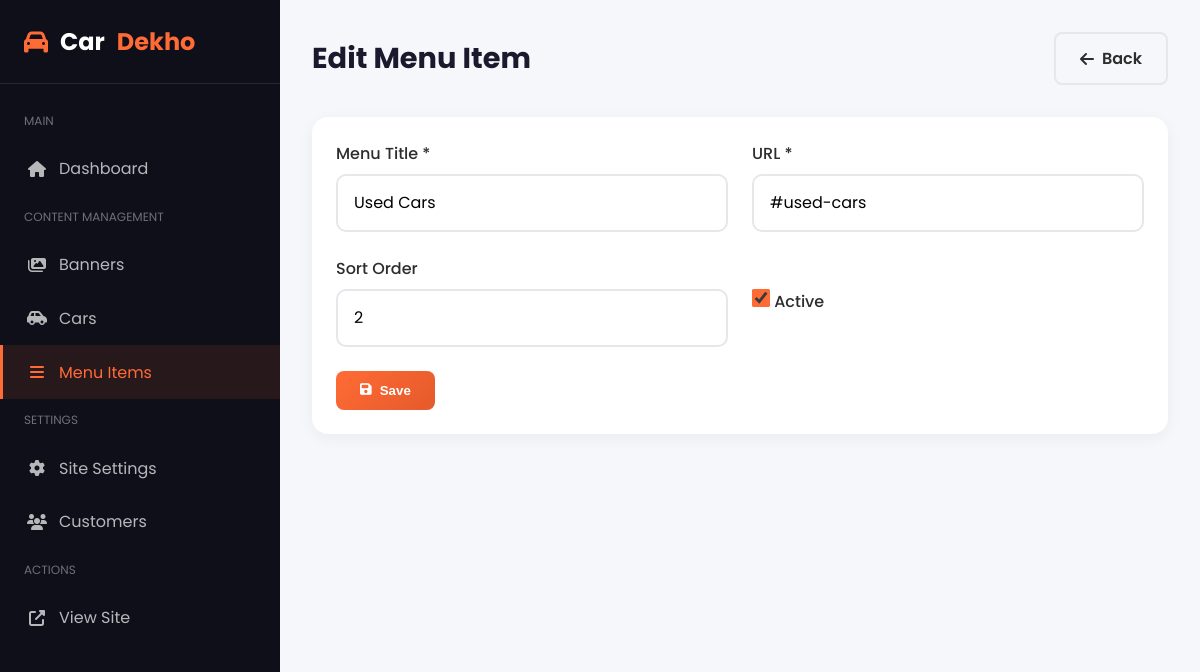
The app's page /menu.php?action=edit&id=2 with its own data.
### tables this page shows
CREATE TABLE IF NOT EXISTS menu_items (
    id INT AUTO_INCREMENT PRIMARY KEY,
    title VARCHAR(100) NOT NULL,
    url VARCHAR(255) NOT NULL,
    sort_order INT DEFAULT 0,
    is_active TINYINT(1) DEFAULT 1,
    created_at TIMESTAMP DEFAULT CURRENT_TIMESTAMP,
    updated_at TIMESTAMP DEFAULT CURRENT_TIMESTAMP ON UPDATE CURRENT_TIMESTAMP
);

### menu.php (the view, shortened to what this page needs)
<?php
$db = getDB();
$action = $_GET['action'] ?? 'list';
$id = $_GET['id'] ?? null;
$message = '';
$messageType = '';
$editItem = null;
if ($action === 'edit' && $id) {
    $stmt = $db->prepare("SELECT * FROM menu_items WHERE id = ?");
    $stmt->execute([$id]);
    $editItem = $stmt->fetch();
}
$menuItems = $db->query("SELECT * FROM menu_items ORDER BY sort_order ASC")->fetchAll();
?>
<!DOCTYPE html>
<html lang="en">
<head>
    <link rel="stylesheet" href="https://cdnjs.cloudflare.com/ajax/libs/font-awesome/6.4.0/css/all.min.css">
</head>
<body>
    <aside class="sidebar">
        <div class="sidebar-header"><div class="sidebar-logo"><i class="fas fa-car"></i> Car<span>Dekho</span></div></div>
        <nav class="sidebar-menu">
            <div class="menu-label">Main</div>
            <a href="index.php" class="menu-item"><i class="fas fa-home"></i> Dashboard</a>
            <div class="menu-label">Content Management</div>
            <a href="banners.php" class="menu-item"><i class="fas fa-images"></i> Banners</a>
            <a href="cars.php" class="menu-item"><i class="fas fa-car-side"></i> Cars</a>
            <a href="menu.php" class="menu-item active"><i class="fas fa-bars"></i> Menu Items</a>
            <div class="menu-label">Settings</div>
            <a href="settings.php" class="menu-item"><i class="fas fa-cog"></i> Site Settings</a>
            <a href="customers.php" class="menu-item"><i class="fas fa-users"></i> Customers</a>
            <div class="menu-label">Actions</div>
            <a href="../index.php" class="menu-item" target="_blank"><i class="fas fa-external-link-alt"></i> View Site</a>
        </nav>
    </aside>
    <main class="main-content">
        <?php if ($action === 'list'): ?>
        <div class="topbar">
            <h1 class="page-title">Menu Items</h1>
            <a href="?action=add" class="btn btn-primary"><i class="fas fa-plus"></i> Add Menu Item</a>
        </div>
        <?php if ($message): ?><div class="alert alert-<?= $messageType ?>"><i class="fas fa-check-circle"></i> <?= $message ?></div><?php endif; ?>
        <div class="card">
            <div class="card-body" style="padding:0;">
                <table class="table">
                    <thead><tr><th>Title</th><th>URL</th><th>Order</th><th>Status</th><th>Actions</th></tr></thead>
                    <tbody>
                        <?php foreach ($menuItems as $item): ?>
                        <tr>
                            <td><strong><?= $item['title'] ?></strong></td>
                            <td><code><?= $item['url'] ?></code></td>
                            <td><?= $item['sort_order'] ?></td>
                            <td><span class="badge <?= $item['is_active'] ? 'badge-success' : 'badge-danger' ?>"><?= $item['is_active'] ? 'Active' : 'Inactive' ?></span></td>
                            <td>
                                <a href="?action=edit&id=<?= $item['id'] ?>" class="action-btn edit"><i class="fas fa-edit"></i></a>
                                <a href="?action=delete&id=<?= $item['id'] ?>" class="action-btn delete" onclick="return confirm('Delete?')"><i class="fas fa-trash"></i></a>
                            </td>
                        </tr>
                        <?php endforeach; ?>
                    </tbody>
                </table>
            </div>
        </div>
        <?php else: ?>
        <div class="topbar">
            <h1 class="page-title"><?= $editItem ? 'Edit' : 'Add' ?> Menu Item</h1>
            <a href="menu.php" class="btn btn-outline"><i class="fas fa-arrow-left"></i> Back</a>
        </div>
        <div class="card"><div class="card-body">
            <form method="POST">
                <div class="form-row">
                    <div class="form-group">
                        <label>Menu Title *</label>
                        <input type="text" name="title" class="form-control" required value="<?= $editItem['title'] ?? '' ?>" placeholder="e.g., New Cars">
                    </div>
                    <div class="form-group">
                        <label>URL *</label>
                        <input type="text" name="url" class="form-control" required value="<?= $editItem['url'] ?? '' ?>" placeholder="e.g., #new-cars or /page">
                    </div>
                </div>
                <div class="form-row">
                    <div class="form-group">
                        <label>Sort Order</label>
                        <input type="number" name="sort_order" class="form-control" value="<?= $editItem['sort_order'] ?? 0 ?>" min="0">
                    </div>
                    <div class="form-group">
                        <label>&nbsp;</label>
                        <label class="checkbox-label">
                            <input type="checkbox" name="is_active" value="1" <?= ($editItem['is_active'] ?? 1) ? 'checked' : '' ?>> Active
                        </label>
                    </div>
                </div>
                <button type="submit" class="btn btn-primary"><i class="fas fa-save"></i> Save</button>
            </form>
        </div></div>
        <?php endif; ?>
    </main>
</body>
</html>

### menu.php (style rules this page uses)
* { margin: 0; padding: 0; box-sizing: border-box; }
:root { --primary: #FF6B35; --primary-dark: #E55A2B; --secondary: #1A1A2E; --sidebar-bg: #0F0F1A; --card-bg: #FFFFFF; --text-dark: #2D2D2D; --text-light: #6B7280; --bg-light: #F5F7FA; --border: #E5E7EB; --success: #10B981; --danger: #EF4444; --info: #3B82F6; }
body { font-family: 'Poppins', sans-serif; background: var(--bg-light); color: var(--text-dark); display: flex; min-height: 100vh; }
.sidebar { width: 280px; background: var(--sidebar-bg); color: #fff; position: fixed; height: 100vh; }
.sidebar-header { padding: 1.5rem; border-bottom: 1px solid rgba(255,255,255,0.1); }
.sidebar-logo { display: flex; align-items: center; gap: 0.75rem; font-size: 1.5rem; font-weight: 700; }
.sidebar-logo i, .sidebar-logo span { color: var(--primary); }
.sidebar-menu { padding: 1rem 0; }
.menu-label { padding: 0.75rem 1.5rem; font-size: 0.75rem; text-transform: uppercase; color: rgba(255,255,255,0.4); }
.menu-item { display: flex; align-items: center; gap: 0.75rem; padding: 0.9rem 1.5rem; color: rgba(255,255,255,0.7); text-decoration: none; border-left: 3px solid transparent; }
.menu-item:hover, .menu-item.active { background: rgba(255,107,53,0.1); color: var(--primary); border-left-color: var(--primary); }
.menu-item i { width: 20px; text-align: center; }
.main-content { flex: 1; margin-left: 280px; padding: 2rem; }
.topbar { display: flex; justify-content: space-between; align-items: center; margin-bottom: 2rem; flex-wrap: wrap; gap: 1rem; }
.page-title { font-size: 1.8rem; font-weight: 700; color: var(--secondary); }
.btn { padding: 0.75rem 1.5rem; border-radius: 8px; font-weight: 600; cursor: pointer; border: none; display: inline-flex; align-items: center; gap: 0.5rem; text-decoration: none; }
.btn-primary { background: linear-gradient(135deg, var(--primary), var(--primary-dark)); color: #fff; }
.btn-outline { background: transparent; border: 2px solid var(--border); color: var(--text-dark); }
.card { background: var(--card-bg); border-radius: 16px; box-shadow: 0 4px 15px rgba(0,0,0,0.05); }
.card-body { padding: 1.5rem; }
.form-group { margin-bottom: 1.5rem; }
.form-group label { display: block; margin-bottom: 0.5rem; font-weight: 500; }
.form-control { width: 100%; padding: 0.9rem 1rem; border: 2px solid var(--border); border-radius: 10px; font-size: 1rem; font-family: inherit; }
.form-row { display: grid; grid-template-columns: repeat(2, 1fr); gap: 1.5rem; }
.checkbox-label { display: flex; align-items: center; gap: 0.5rem; cursor: pointer; }
.checkbox-label input { width: 18px; height: 18px; accent-color: var(--primary); }

### records on screen
menu_items: title "Used Cars", url "#used-cars", sort_order "2", is_active "☑"
